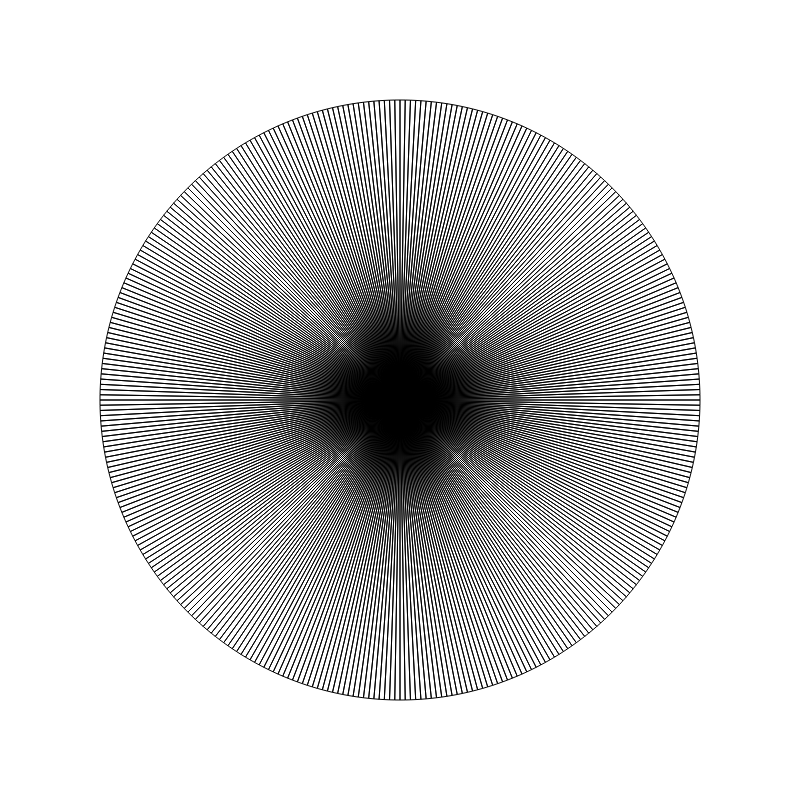
Frame 1 (no input)
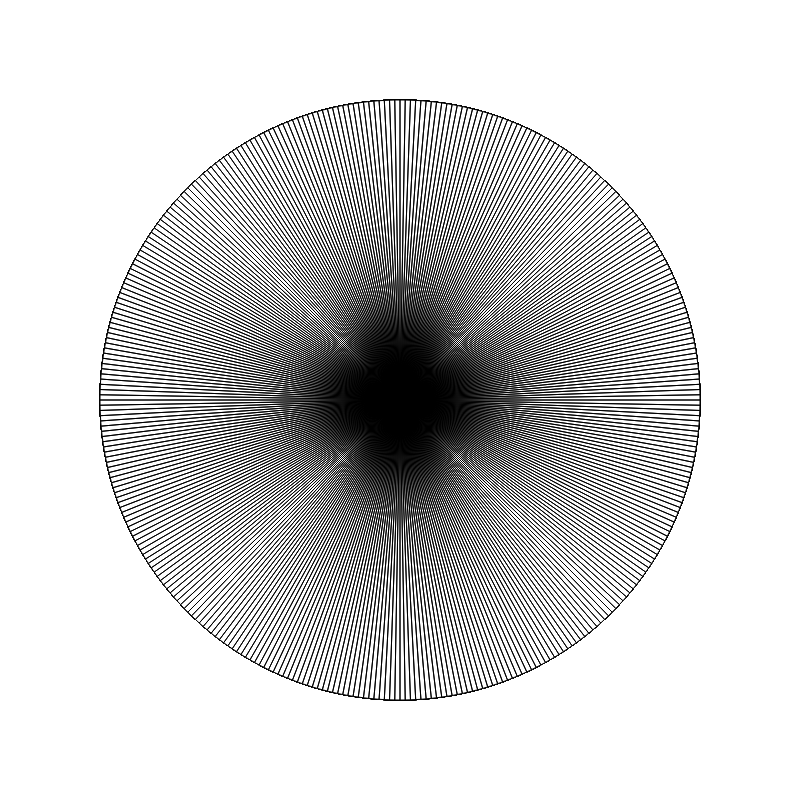
Frame 60 (no input)
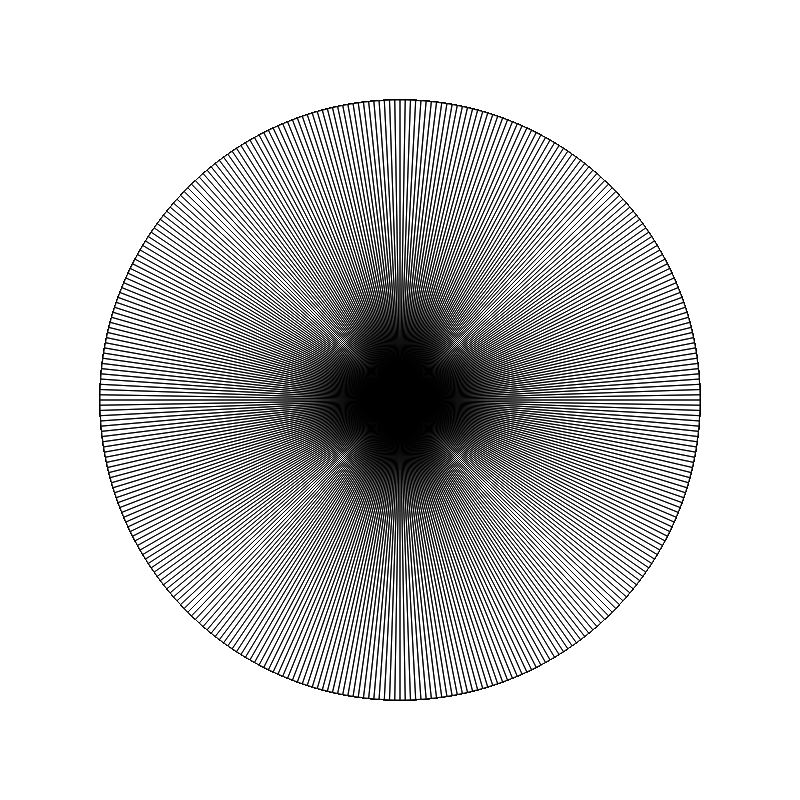
Frame 120 (the mouse pressed at the canvas centre since frame 60)

The p5.js sketch that drew these frames (run headless with seeded random() and noise() and a simulated clock; from frame 60 on, the mouse is pressed at the canvas centre):

// p5.js sketch
// ── sketch.js
var segmentCount = 360;
var radius = 300;

function setup() {
    createCanvas(800, 800);
    // noStroke();
}

function draw() {
    //define the amount that the angle will increase by, by dividing the circle (360) by the segment count
    var angleStep = 360 / segmentCount;

    beginShape(TRIANGLE_FAN);
    //set the first vertex to the centre of the canvas
    vertex(width / 2, height / 2);

    //make a for loop that will create a vertex for every angle step the full way around the circle
    for (var angle = 0; angle <= 360; angle += angleStep) {
        //define the x and y coordinates of each vertex by adding cos and sin angle to centre point and multiplying it by the radius
        var vx = width / 2 + cos(radians(angle)) * radius;
        var vy = height / 2 + sin(radians(angle)) * radius;
        //display the vertex point using the coordinates
        vertex(vx, vy);
    }
    endShape();
}
